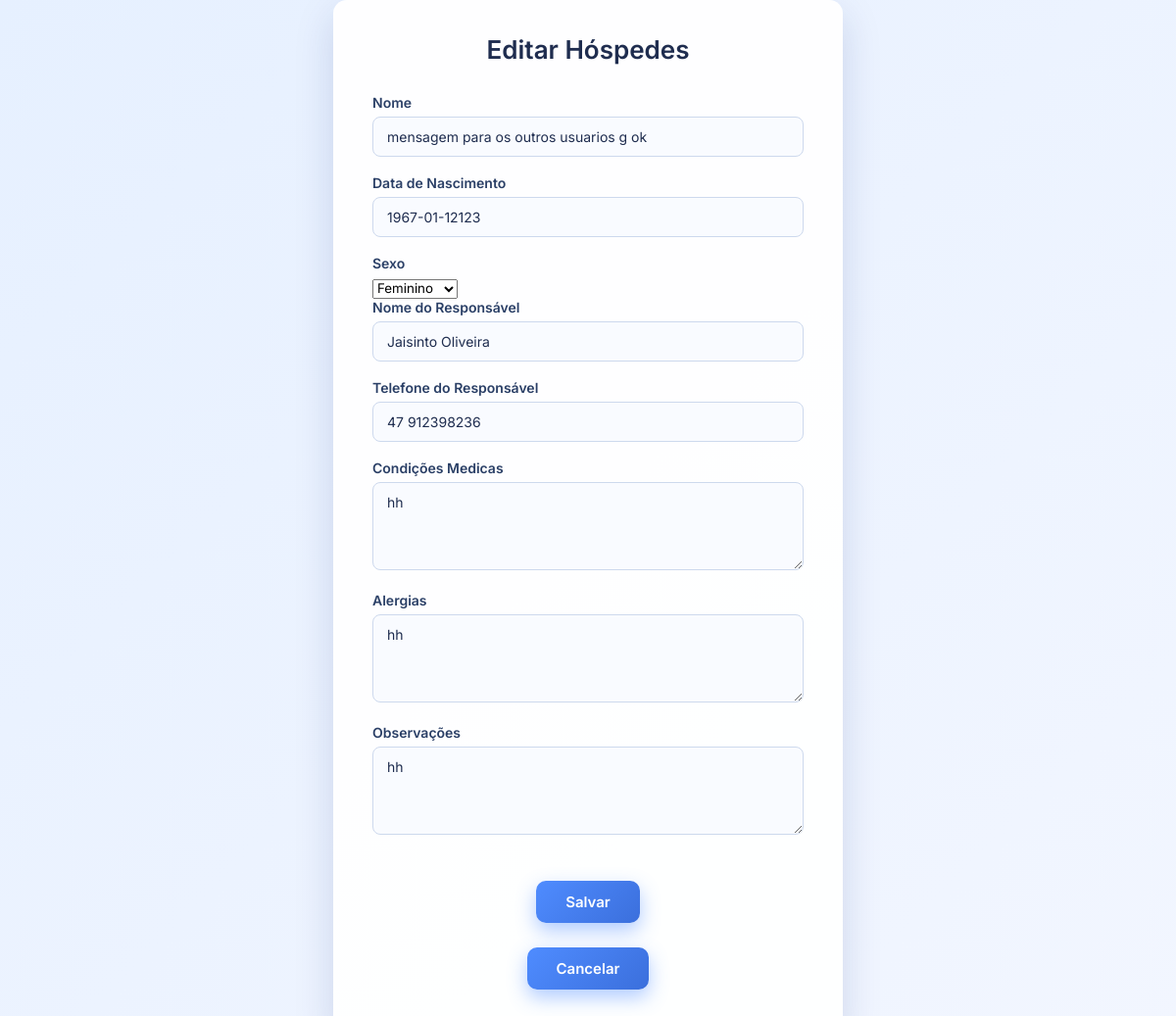
Screenshot of /adm/hospede/1/editar (signed in) with the database file from the repository.
### Database/models/hospedes.py (models this page shows)
class Hospedes(BaseModel):
    id_hospede = AutoField()
    nome = CharField()
    data_nascimento = DateField()
    sexo = CharField(max_length=10)
    responsavel_nome = CharField(max_length=150)
    responsavel_telefone = CharField(max_length=20)
    condicoes_medicas = TextField(null=True)
    alergias = TextField(null=True)
    observacoes = TextField(null=True)
    criado_em = DateTimeField(default=datetime.datetime.now)
    atualizado_em = DateTimeField(default=datetime.datetime.now)
    atualizado_por = CharField(null=True)
    id_quarto = ForeignKeyField(Quartos, backref="hospedes", column_name="id_quarto", null=True)
    class Meta:
        database = db

### routes/adm.py (the view, shortened to what this page needs)
@rota_adm.route('/hospede/<int:id>/editar', methods=['GET', 'POST'])
def editar_hospede(id):
    check = validar_adm()
    if check:
        return check
    hospede = Hospedes.get_or_none(Hospedes.id_hospede == id)
    if not hospede:
        return 'Hóspede não encontrado', 404
    return render_template('adm/editarhospede.html', hospede=hospede)

### utils.py (called while the page is built)
def validar_adm():
    if 'cargo' not in session:
        return redirect(url_for('home.login'))
    if session.get("cargo") != "adm":
        return redirect(url_for('home.login'))
    return None

### templates/adm/editarhospede.html (shortened to what this page needs)
<!DOCTYPE html>
<html lang="en">
<head>
    <link rel="stylesheet" href="{{ url_for('static', filename='css/editarhospede.css') }}">
</head>
<body>
    <form method="POST">
        <h1>Editar Hóspedes</h1>
        <label for="nome">Nome</label>
        <input name="nome" value="{{ hospede.nome }}">
        <label for="datanasc">Data de Nascimento</label>
        <input name="data_nascimento" value="{{ hospede.data_nascimento }}">
        <label for="sexo">Sexo</label>
        <select name="sexo" required>
            <option value="Feminino" {% if hospede.sexo=='Feminino' %}selected{% endif %}>Feminino</option>
        </select>
        <label for="nomeresp">Nome do Responsável</label>
        <input name="responsavel_nome" value="{{ hospede.responsavel_nome }}">
        <label for="telresp">Telefone do Responsável</label>
        <input name="responsavel_telefone" value="{{ hospede.responsavel_telefone }}">
        <label for="condmedi">Condições Medicas</label>
        <textarea name="condicoes_medicas">{{ hospede.condicoes_medicas }}</textarea>
        <label for="alergias">Alergias</label>
        <textarea name="alergias">{{ hospede.alergias }}</textarea>
        <label for="obs">Observações</label>
        <textarea name="observacoes">{{ hospede.observacoes }}</textarea>
        <button type="submit">Salvar</button>
        <button type="button" class="button_cancel" onclick="window.history.back()">Cancelar </button>
    </form>
</body>
</html>

### static/css/editarhospede.css (style rules this page uses)
* { margin: 0; padding: 0; box-sizing: border-box; font-family: 'Inter', sans-serif; }
body { min-height: 100vh; background: linear-gradient(135deg, #e6f0ff, #f2f6ff); display: flex; justify-content: center; align-items: center; }
form { width: 100%; max-width: 520px; background: rgba(255, 255, 255, 0.96); padding: 35px 40px 45px; border-radius: 14px; box-shadow: 0 15px 40px rgba(0, 40, 120, 0.15); }
h1 { text-align: center; font-size: 26px; font-weight: 600; color: #1f2d4f; margin-bottom: 30px; }
label { display: block; font-size: 14px; font-weight: 600; color: #2a3f66; margin-bottom: 6px; }
input, textarea { width: 100%; padding: 11px 14px; border-radius: 8px; border: 1px solid #cdd9ed; background: #f9fbff; font-size: 14px; color: #1f2d4f; outline: none; transition: 0.25s ease; margin-bottom: 18px; }
textarea { min-height: 90px; resize: vertical; }
button { display: block; margin: 25px auto 0; padding: 12px 30px; border-radius: 10px; border: none; font-weight: 600; font-size: 15px; cursor: pointer; background: linear-gradient(135deg, #4f8cff, #3b6fdc); color: white; box-shadow: 0 8px 20px rgba(79, 140, 255, 0.45); transition: 0.25s ease; }

### rows the page displays
Hospedes: nome "mensagem para os outros usuarios g ok", data_nascimento "1967-01-12123", sexo "Feminino", responsavel_nome "Jaisinto Oliveira", responsavel_telefone "47 912398236", condicoes_medicas "hh", alergias "hh", observacoes "hh"
